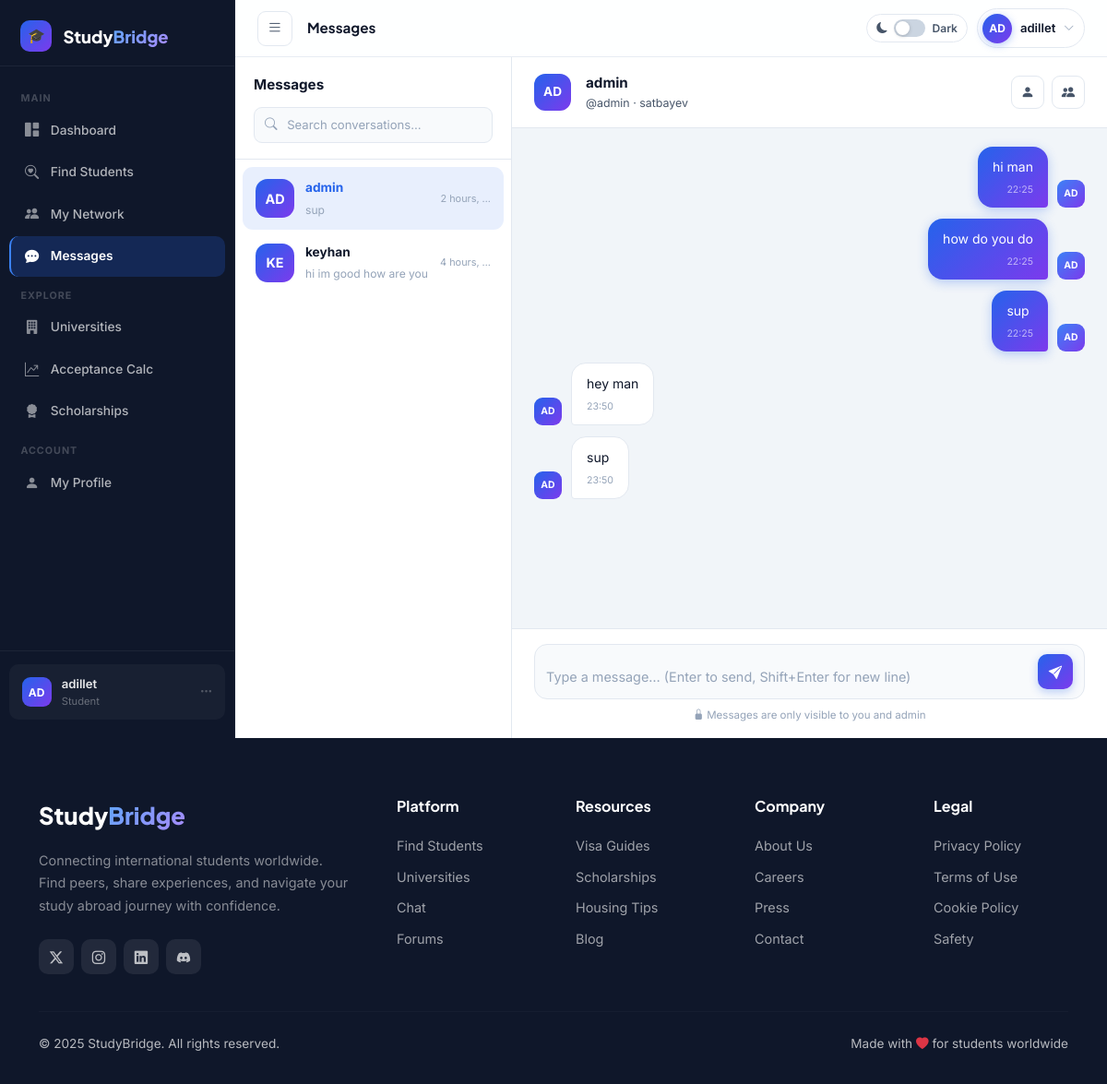
The page /chat/admin/ (signed in) on the database its author committed.
### accounts/models.py (models this page shows, shortened)
class User(AbstractUser):
    STUDY_LEVEL_CHOICES = [
        ('bachelor', "Bachelor's Degree"),
        ('master', "Master's Degree"),
        ('phd', 'PhD'),
        ('exchange', 'Exchange Student'),
        ('language', 'Language Course'),
    ]
    YEAR_CHOICES = [
        ('1', '1st Year'),
        ('2', '2nd Year'),
        ('3', '3rd Year'),
        ('4', '4th Year'),
        ('5', '5th Year+'),
        ('grad', 'Graduate'),
    ]
    email = models.EmailField(unique=True)
    full_name = models.CharField(max_length=150, blank=True)
    country_of_origin = models.CharField(max_length=100, blank=True)
    current_country = models.CharField(max_length=100, blank=True)
    university = models.CharField(max_length=200, blank=True)
    study_level = models.CharField(max_length=20, choices=STUDY_LEVEL_CHOICES, blank=True)
    year_of_study = models.CharField(max_length=10, choices=YEAR_CHOICES, blank=True)
    field_of_study = models.CharField(max_length=150, blank=True)
    bio = models.TextField(max_length=500, blank=True)
    avatar = models.ImageField(upload_to='avatars/', null=True, blank=True)
    is_verified = models.BooleanField(default=False)
    created_at = models.DateTimeField(auto_now_add=True)
    USERNAME_FIELD = 'email'
    REQUIRED_FIELDS = ['username']
    def get_display_name(self):
        return self.full_name or self.username
    def get_initials(self):
        name = self.get_display_name()
        parts = name.split()
        if len(parts) >= 2:
            return (parts[0][0] + parts[1][0]).upper()
        return name[:2].upper()

class Message(models.Model):
    sender = models.ForeignKey(User, on_delete=models.CASCADE, related_name='sent_messages')
    receiver = models.ForeignKey(User, on_delete=models.CASCADE, related_name='received_messages')
    content = models.TextField(max_length=2000)
    timestamp = models.DateTimeField(auto_now_add=True)
    is_read = models.BooleanField(default=False)
    class Meta:
        ordering = ['timestamp']

### accounts/views.py (the view)
# urls.py: path('chat/<str:username>/', av.chat_view, name='chat'),
@login_required
def chat_view(request, username):
    other_user = get_object_or_404(User, username=username)
    connection = ConnectionRequest.objects.filter(
        Q(from_user=request.user, to_user=other_user) |
        Q(from_user=other_user, to_user=request.user),
        status='accepted'
    ).first()
    if not connection:
        messages.error(request, 'You must be connected to chat.')
        return redirect('student_profile', username=username)
    msgs = Message.objects.filter(
        Q(sender=request.user, receiver=other_user) |
        Q(sender=other_user, receiver=request.user)
    ).order_by('timestamp')
    Message.objects.filter(
        sender=other_user, receiver=request.user, is_read=False
    ).update(is_read=True)
    accepted_qs = ConnectionRequest.objects.filter(
        Q(from_user=request.user) | Q(to_user=request.user),
        status='accepted'
    ).select_related('from_user', 'to_user')
    chat_list = []
    for conn in accepted_qs:
        other = conn.to_user if conn.from_user == request.user else conn.from_user
        last_msg = Message.objects.filter(
            Q(sender=request.user, receiver=other) |
            Q(sender=other, receiver=request.user)
        ).order_by('-timestamp').first()
        unread = Message.objects.filter(sender=other, receiver=request.user, is_read=False).count()
        chat_list.append({'user': other, 'last_message': last_msg, 'unread': unread})
    chat_list.sort(key=lambda x: x['last_message'].timestamp if x['last_message'] else x['user'].date_joined, reverse=True)
    last_id = msgs.last().id if msgs.exists() else 0
    return render(request, 'students/chat.html', {
        'other_user': other_user,
        'chat_messages': msgs,
        'chat_list': chat_list,
        'last_id': last_id,
        'active_page': 'messages',
        'page_title': 'Messages',
    })

### accounts/context_processors.py (called while the page is built)
def dashboard_context(request):
    if request.user.is_authenticated:
        pending_count = ConnectionRequest.objects.filter(
            to_user=request.user, status='pending'
        ).count()
        unread_count = Message.objects.filter(
            receiver=request.user, is_read=False
        ).count()
        return {
            'pending_requests_count': pending_count,
            'unread_messages_count': unread_count,
        }
    return {'pending_requests_count': 0, 'unread_messages_count': 0}

### templates/students/chat.html (shortened to what this page needs)
{% extends 'dashboard_base.html' %}
{% block main_content %}
<div class="chat-sidebar">
  <div class="cs-header">
    <div class="cs-title">Messages</div>
    <div class="cs-search"><i class="bi bi-search"></i><input type="text" placeholder="Search conversations…" id="convSearch"></div>
  </div>
  <div class="cs-list" id="convList">
    {% if chat_list %}
      {% for item in chat_list %}
      <a href="{% url 'chat' item.user.username %}" class="conv-item {% if item.user == other_user %}active{% endif %}">
        <div class="conv-av">{{ item.user.get_initials }}</div>
        <div class="conv-info">
          <div class="conv-name">{{ item.user.get_display_name }}</div>
          <div class="conv-preview">
            {% if item.last_message %}
              {% if item.last_message.sender == user %}You: {% endif %}{{ item.last_message.content|truncatechars:32 }}
            {% else %}No messages yet{% endif %}
          </div>
        </div>
        <div class="conv-meta">
          {% if item.last_message %}<span class="conv-time">{{ item.last_message.timestamp|timesince|truncatewords:2 }}</span>{% endif %}
        </div>
      </a>
      {% endfor %}
    {% else %}
      <div style="padding:1.5rem 1rem;text-align:center;color:var(--db-text-3);font-size:.82rem;">No conversations yet</div>
    {% endif %}
  </div>
</div>
<div class="chat-area">
  <div class="chat-header">
    <div class="chat-header-av">{{ other_user.get_initials }}</div>
    <div>
      <div class="chat-header-name">{{ other_user.get_display_name }}</div>
      <div class="chat-header-meta">
        @{{ other_user.username }}{% if other_user.university %} · {{ other_user.university }}{% endif %}
      </div>
    </div>
    <div class="chat-header-actions">
      <a href="{% url 'student_profile' other_user.username %}" class="ch-btn" title="View profile"><i class="bi bi-person-fill"></i></a>
      <a href="{% url 'connections' %}" class="ch-btn" title="Back to network"><i class="bi bi-people-fill"></i></a>
    </div>
  </div>
  <div class="messages-area" id="messagesArea">
    {% if chat_messages %}
      {% for msg in chat_messages %}
      <div class="msg-row {% if msg.sender == user %}mine{% endif %}" data-id="{{ msg.id }}">
        <div class="msg-av {% if msg.sender == user %}mine{% endif %}">{{ msg.sender.get_initials }}</div>
        <div class="msg-bubble {% if msg.sender == user %}mine{% else %}theirs{% endif %}">
          {{ msg.content }}
          <span class="msg-time {% if msg.sender != user %}theirs{% endif %}">{{ msg.timestamp|date:"H:i" }}</span>
        </div>
      </div>
      {% endfor %}
    {% else %}
      <div class="no-messages" id="noMsgPlaceholder">
        <div class="no-msg-icon">💬</div>
        <div class="no-msg-text">Start the conversation!</div>
        <div class="no-msg-sub">Say hello to {{ other_user.get_display_name }} — they're waiting to hear from you.</div>
      </div>
    {% endif %}
  </div>
  <div class="chat-input-area">
    <div class="input-row">
      <textarea id="msgInput" placeholder="Type a message… (Enter to send, Shift+Enter for new line)" rows="1"></textarea>
      <button class="send-btn" id="sendBtn" title="Send message">
        <i class="bi bi-send-fill"></i>
      </button>
    </div>
    <div class="input-hint"><i class="bi bi-lock-fill"></i> Messages are only visible to you and {{ other_user.get_display_name }}</div>
  </div>
</div>
{% endblock %}

### templates/dashboard_base.html (shortened to what this page needs)
{% extends 'base.html' %}
{% block content %}
<aside class="sidebar" id="sidebar">
  <a href="{% url 'landing' %}" class="sidebar-logo">
    <div class="sidebar-logo-icon">🎓</div>
    <div class="sidebar-logo-text">Study<span>Bridge</span></div>
  </a>
  <nav class="sidebar-nav">
    <div class="sidebar-section-label">Main</div>
    <a href="{% url 'dashboard' %}" class="sidebar-link {% if active_page == 'dashboard' %}active{% endif %}">
      <i class="bi bi-grid-1x2-fill"></i> Dashboard
    </a>
    <a href="{% url 'find_students' %}" class="sidebar-link {% if active_page == 'find_students' %}active{% endif %}">
      <i class="bi bi-search-heart"></i> Find Students
    </a>
    <a href="{% url 'connections' %}" class="sidebar-link {% if active_page == 'connections' %}active{% endif %}">
      <i class="bi bi-people-fill"></i> My Network
    </a>
    <a href="{% url 'messages_inbox' %}" class="sidebar-link {% if active_page == 'messages' %}active{% endif %}">
      <i class="bi bi-chat-dots-fill"></i> Messages
    </a>
    <div class="sidebar-section-label">Explore</div>
    <a href="{% url 'universities' %}" class="sidebar-link {% if active_page == 'universities' %}active{% endif %}"><i class="bi bi-building-fill"></i> Universities</a>
    <a href="{% url 'calculator' %}" class="sidebar-link {% if active_page == 'calculator' %}active{% endif %}"><i class="bi bi-graph-up-arrow"></i> Acceptance Calc</a>
    <a href="{% url 'scholarships' %}" class="sidebar-link {% if active_page == 'scholarships' %}active{% endif %}"><i class="bi bi-award-fill"></i> Scholarships</a>
    <div class="sidebar-section-label">Account</div>
    <a href="{% url 'edit_profile' %}" class="sidebar-link {% if active_page == 'profile' %}active{% endif %}"><i class="bi bi-person-fill"></i> My Profile</a>
  </nav>
  <div class="sidebar-footer">
    <div class="sidebar-user-mini" onclick="toggleDropdown()">
      <div class="s-avatar">{{ user.get_initials }}</div>
      <div style="flex:1;min-width:0;">
        <div class="sidebar-user-name">{{ user.get_display_name }}</div>
        <div class="sidebar-user-role">Student</div>
      </div>
      <i class="bi bi-three-dots" style="color:rgba(255,255,255,.25);font-size:.85rem;"></i>
    </div>
  </div>
</aside>
<div class="main-wrapper" id="mainWrapper">
  <header class="db-header">
    <button class="burger-btn" onclick="toggleSidebar()">
      <i class="bi bi-list" id="burgerIcon"></i>
    </button>
    <div class="header-title" id="pageTitle">{% block page_title %}{{ page_title }}{% endblock %}</div>
    <div class="header-right">
      <div class="mode-toggle" onclick="toggleDarkMode()">
        <i class="bi bi-moon-fill" style="font-size:.75rem;color:var(--db-text-2);" id="modeIcon"></i>
        <div class="toggle-sw" id="modeSw"><div class="toggle-knob"></div></div>
        <span class="mode-lbl" id="modeLbl">Dark</span>
      </div>
      <div style="position:relative;">
        <div class="avatar-btn" id="avatarBtn" onclick="toggleDropdown()">
          <div class="av-circle">{{ user.get_initials }}</div>
          <span class="av-name">{{ user.get_display_name }}</span>
          <i class="bi bi-chevron-down av-chevron"></i>
        </div>
      </div>
    </div>
  </header>
  <main class="main-content">
    {% block main_content %}{% endblock %}
  </main>
</div>
{% endblock %}

### templates/base.html (style rules this page uses)
:root { --primary: #2563eb; --primary-dark: #1d4ed8; --primary-light: #3b82f6; --secondary: #7c3aed; --accent: #06b6d4; --success: #10b981; --dark: #0f172a; --dark-secondary: #1e293b; --gray: #64748b; --light-gray: #f1f5f9; --border: #e2e8f0; --white: #ffffff; --gradient-primary: linear-gradient(135deg, #2563eb 0%, #7c3aed 100%); --gradient-hero: linear-gradient(135deg, #0f172a 0%, #1e3a5f 50%, #1e1b4b 100%); --shadow-sm: 0 1px 3px rgba(0,0,0,.08), 0 1px 2px rgba(0,0,0,.06); --shadow-md: 0 4px 16px rgba(0,0,0,.10), 0 2px 6px rgba(0,0,0,.06); --shadow-lg: 0 10px 40px rgba(0,0,0,.15), 0 4px 12px rgba(0,0,0,.08); --shadow-xl: 0 20px 60px rgba(0,0,0,.20); --radius: 12px; --radius-lg: 20px; --radius-xl: 28px; }
* { box-sizing: border-box; }
body { font-family: 'Inter', sans-serif; color: var(--dark); background: var(--white); line-height: 1.6; -webkit-font-smoothing: antialiased; }

### rows shown on the page
User: get_initials "AD", get_display_name "adillet"
User: user.get_initials "AD", user.get_display_name "admin", last_message.content "sup", last_message.timestamp "2 hours, …", get_initials "AD", get_display_name "admin", username "admin", university "satbayev"
User: user.get_initials "KE", user.get_display_name "keyhan", last_message.content "hi im good how are you", last_message.timestamp "4 hours, …"
Message: sender.get_initials "AD", content "hi man", timestamp "22:25"
Message: sender.get_initials "AD", content "how do you do", timestamp "22:25"
Message: sender.get_initials "AD", content "sup", timestamp "22:25"
Message: sender.get_initials "AD", content "hey man", timestamp "23:50"
Message: sender.get_initials "AD", content "sup", timestamp "23:50"

### other values the page prints
{{ page_title }} "Messages"
